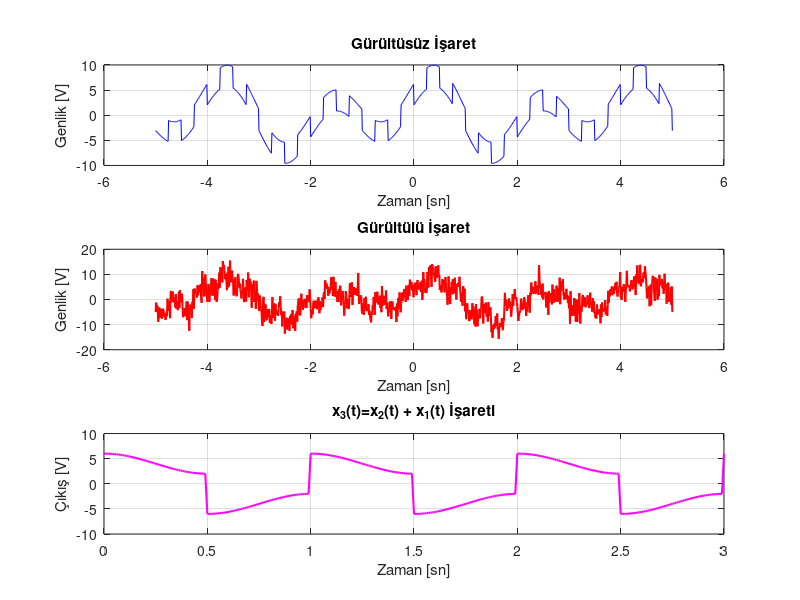

The MATLAB source for this figure: (Note: this script raises an error after producing the figure.)
% S_1a%
A = [42 15 40 20; 72 9 54 88; 0 19 42 3; 30 35 69 67];
a = A(2, 4); % İndeksleri düzeltildi
b = A(2, :);
c = A(end, :);
disp(['a = ', num2str(a)]);
disp(['b = ', num2str(b)]);
disp(['c = ', num2str(c)]);

% S_1b%
A = [42 15 40 20; 72 9 54 88; 0 19 42 3; 30 35 69 67];
A_transpose = A'; % Transpozunu al
result = A .* A_transpose; % Element çarpımı
disp(result);
% S_1c%
A = [42 15 40 20; 72 9 54 88; 0 19 42 3; 30 35 69 67];
A_transpose = A'; % Transpozunu al
result = A * A_transpose; % Matris çarpımı
disp(result);
%S_1d%
A = [42 15 40 20; 72 9 54 88; 0 19 42 3; 30 35 69 67];
result = A(2, :) .* A(:, 3);
disp(result);
%S_1e%
A = [42 15 40 20; 72 9 54 88; 0 19 42 3; 30 35 69 67];
result = A(1, :) * A(:, 4);
disp(result);
%S_1f%
A = [42 15 40 20; 72 9 54 88; 0 19 42 3; 30 35 69 67];
result1 = A(2:3, 2:3) * A(2:3, end);
disp(result1);
%S_1g%
A = [42 15 40 20; 72 9 54 88; 0 19 42 3; 30 35 69 67];
result = A * A(:, 2);
disp(result);
%S_1h%
A = [42 15 40 20; 72 9 54 88; 0 19 42 3; 30 35 69 67];
result = A(2, 2:end) .* A(2:end, 2);
disp(result);
%S_2a%

Fs = 100; % Örnekleme frekansı
t = (0:1/Fs:3); % Zaman aralığı ve adımlar
x1 = 2*cos(2*pi*t); % x1(t) işaretini hesapla

figure; % Yeni bir figür penceresi aç
subplot(3,1,1);
plot(t, x1, 'b', 'LineWidth', 1.5); % İşareti çiz
grid on; % Izgara çizgilerini aç
xlabel('Zaman [sn]'); % x ekseni etiketi
ylabel('Çıkış [V]'); % y ekseni etiketi
title('x_1(t) İşareti'); % Başlık
axis([0 3 -2 2]); % Eksen sınırlarını ayarla

%---------------------------------------

x2 = 4*square(2*pi*t); % x2(t) işaretini hesapla
subplot(3,1,2);
plot(t, x2, 'r', 'LineWidth', 1.5); % İşareti çiz
grid on; % Izgara çizgilerini aç
xlabel('Zaman [sn]'); % x ekseni etiketi
ylabel('Çıkış [V]'); % y ekseni etiketi
title('x_2(t) İşareti'); % Başlık
axis([0 3 -5 5]); % Eksen sınırlarını ayarla
%----------------------------
x3 = x2 + x1
subplot(3,1,3);
plot(t, x3, 'm', 'LineWidth', 1.5); % İşareti çiz
grid on; % Izgara çizgilerini aç
xlabel('Zaman [sn]'); % x ekseni etiketi
ylabel('Çıkış [V]'); % y ekseni etiketi
title('x_3(t)=x_2(t) + x_1(t) İşareti'); % Başlık
axis([0 3 -10 10]); % Eksen sınırlarını ayarla

%S_3a%
Fs = 100; % Örnekleme frekansı
t = -5:1/Fs:5; % Zaman aralığı ve adımlar
x = 3.2 * cos(2*pi*0.25*t) - 2.1 * square(2*pi*2*t) + 5.3 * sin(2*pi*0.5*t + pi/17);

% Gürültü ekleyin
snr = 5; % SNR değeri (dB)
y = awgn(x, snr, 'measured');

% Gürültüsüz işareti çizdirin
subplot(3,1,1);
plot(t, x, 'b', 'LineWidth', .5);
grid on;
xlabel('Zaman [sn]');
ylabel('Genlik [V]');
title('Gürültüsüz İşaret');

% Gürültülü işareti çizdirin
subplot(3,1,2);
plot(t, y, 'r', 'LineWidth', 1.5);
grid on;
xlabel('Zaman [sn]');
ylabel('Genlik [V]');
title('Gürültülü İşaret');

% SNR değerini hesaplayın
snr_4B = snr_degeri(x, y);
disp(['4B için SNR değeri: ', num2str(snr_4B), ' dB']);

% Otokorelasyonları hesaplayın
Rx = xcorr(x, 'biased');
Ry = xcorr(y, 'biased');

% Grafikleri çizdirin
subplot(3,1,3);
plot(Rx, 'g', 'LineWidth', .5);
plot(Ry, 'm', 'LineWidth', .5);
grid on;
xlabel('Lag');
ylabel('Otokorelasyon');
title('x(t) ve y(t) İşaretlerinin Otokorelasyonları');
legend('Rx', 'Ry');




%S_3E%
% Define the given signal x(t)
Fs = 100; % Sampling frequency
t = -5:1/Fs:5; % Time vector
x_t = 3.2 * cos(2*pi*0.25*t) - 2.1 * square(2*pi*2*t) + 5.3 * sin(2*pi*0.5*t + pi/17);

% Generate Gaussian noise with mean 2 and standard deviation 1
n = 2 + 1 * randn(size(t));

% Add noise to the signal
z_t = x_t + n;

% Plot the noisy signal and the original signal
figure;
subplot(2,1,1);
plot(t, x_t, 'b');
title('Original Signal x(t)');
xlabel('Time (s)');
ylabel('Amplitude');

subplot(2,1,2);
plot(t, z_t, 'r');
title('Noisy Signal z(t)');
xlabel('Time (s)');
ylabel('Amplitude');

% Calculate SNR (Signal-to-Noise Ratio)
SNR = 10 * log10(sum(x_t.^2) / sum(n.^2));

disp(['SNR: ', num2str(SNR), ' dB']);


function snr_value = snr_degeri(x, y)
    % SNR hesaplamak için gerekli formül
    signal_power = sum(x.^2) / length(x);
    noise_power = sum((x - y).^2) / length(x);
    snr_value = 10 * log10(signal_power / noise_power);
end